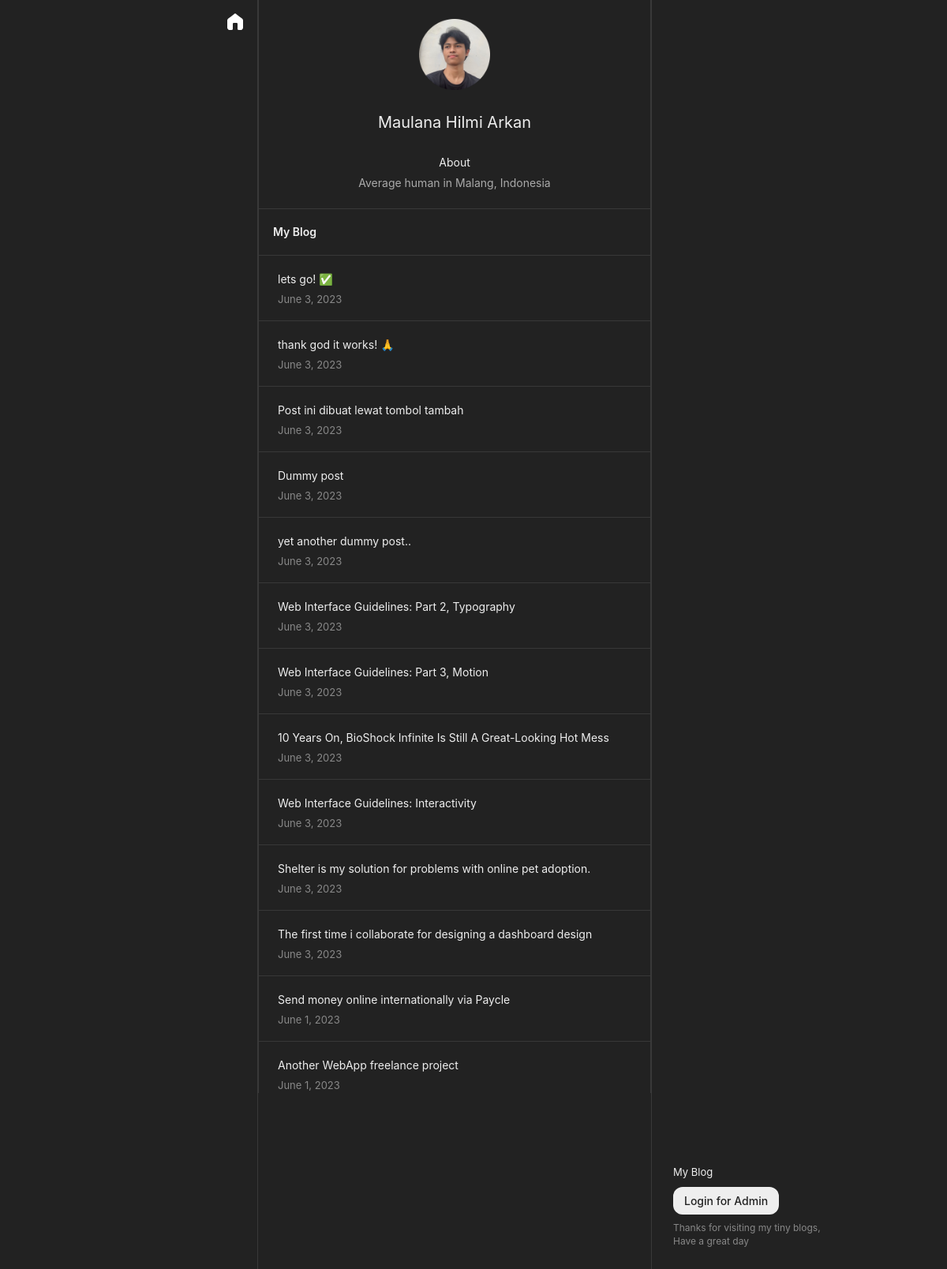
The page / on the database its author committed.
### tables this page shows
CREATE TABLE `posts` (
  `id` int(11) NOT NULL,
  `title` varchar(255) NOT NULL,
  `content` longtext NOT NULL,
  `created_at` datetime NOT NULL DEFAULT current_timestamp()
);

### index.php (the view, shortened to what this page needs)
<?php
include 'db.php';
$sql = "SELECT * FROM posts ORDER BY created_at DESC";
$result = $conn->query($sql);
?>
<!DOCTYPE html>
<html>
<head>
  <link href="styles.css" rel="stylesheet">
</head>
<body>
  <div class="wrapper">
    <div class="left">
      <div class="left-container">
        <img src="/myblog/assets/home-active.svg" alt="home icon" class="icon-home">
      </div>
    </div>
    <div class="middle middle-border">
      <div class="content middle-border">
        <div class="introduction">
          <img src="/myblog/assets/avatar.png" alt="my face" class="myphoto">
          <div class="introduction-1">
            <span class="myname">Maulana Hilmi Arkan</span>
          </div>
          <div class="introduction-2">
            <span class="heading">About</span>
            <span class="desc">Average human in Malang, Indonesia</span>
          </div>
        </div>
        <div class="tulisan-my-blog">
          <span class="heading-bold">My Blog</span>
        </div>
        <div class="post-list height-index">
          <?php while ($row = $result->fetch_assoc()) : ?>
            <a href="post_detail.php?id=<?php echo $row['id']; ?>" style="text-decoration: none; color: inherit;">
              <div class="post post-column pointer">
                <span class="post-list-title"><?php echo $row['title']; ?></span>
                <span class="post-list-desc"><?php echo date("F j, Y", strtotime($row['created_at'])); ?></span>
              </div>
            </a>
          <?php endwhile; ?>
        </div>
      </div>
    </div>
    <div class="right">
      <div class="content right-container">
        <div class="right-box">
          <span class="above-button">My Blog</span>
          <button class="login-button">
            <span id="loginBtn">Login for Admin</span>
          </button>
          <span class="below-button">Thanks for visiting my tiny blogs,<br />Have a great day</span>
        </div>
      </div>
    </div>
  </div>
</body>
</html>

### styles.css (style rules this page uses)
button { background: none; color: inherit; border: none; padding: 0; font: inherit; cursor: pointer; outline: inherit; }
* { box-sizing: border-box; }
body { font-family: "Inter", system-ui, -apple-system, BlinkMacSystemFont, 'Segoe UI', Roboto, Oxygen, Ubuntu, Cantarell, 'Open Sans', 'Helvetica Neue', sans-serif; font-style: normal; margin: 0; margin-left: 9vw; padding: 0; display: flex; justify-content: center; align-items: center; height: 100vh; background-color: #222222; }
.wrapper { display: flex; justify-content: space-between; width: 55%; height: 100%; }
.left, .right, .middle { display: flex; height: 100%; }
.left { align-items: flex-start; flex: 0 1 auto; }
.right { align-items: flex-end; flex: 0 1 auto; min-width: 250px; }
.middle { align-items: flex-start; justify-content: center; flex: 1; min-width: 500px; max-width: 500px; }
.left-container { display: flex; flex-direction: column; align-items: center; padding: 16px; gap: 32px; align-self: flex-start; }
.content { width: 100%; }
.myphoto { width: 90px; height: 90px; }
.myname { font-weight: 400; font-size: 20px; line-height: 32px; text-align: center; color: #eeeeee; }
.desc { font-weight: 400; font-size: 14px; line-height: 17px; text-align: center; color: #aaaaaa; }
.heading { font-weight: 400; font-size: 14px; line-height: 17px; text-align: center; color: #eeeeee; }
a { color: #eeeeee; text-decoration: none; }
.heading-bold { font-weight: 600; font-size: 14px; line-height: 22px; display: flex; align-items: center; color: #eeeeee; }
.post-list-title { font-weight: 400; font-size: 14px; line-height: 28px; display: flex; align-items: center; color: #eeeeee; }
.post-list-desc { font-weight: 400; font-size: 13px; line-height: 22px; display: flex; align-items: center; color: #888888; }
.post { box-sizing: border-box; display: flex; justify-content: space-between; align-items: start; padding: 16px 24px; border-bottom: 1px solid rgba(255, 255, 255, 0.1); }
.post-column { flex-direction: column; }
.tulisan-my-blog { box-sizing: border-box; display: flex; flex-direction: row; align-items: center; justify-content: space-between; padding: 18px; gap: 25.36px; border-bottom: 1px solid rgba(255, 255, 255, 0.1); }
.introduction { box-sizing: border-box; display: flex; flex-direction: column; align-items: center; padding: 24px; gap: 25.36px; border-bottom: 1px solid rgba(255, 255, 255, 0.1); }
.middle-border { border-width: 0px 1px; border-style: solid; border-color: rgba(255, 255, 255, 0.1); }
.introduction-1 { display: flex; flex-direction: column; align-items: center; padding: 0px; gap: 2px; }
.introduction-2 { display: flex; flex-direction: column; align-items: center; padding: 0px; gap: 9px; }
.right-container { display: flex; flex-direction: column; justify-content: flex-end; align-items: flex-start; padding: 27px; gap: 11px; align-self: flex-end; }
.right-box { display: flex; flex-direction: column; align-items: flex-start; padding: 0px; gap: 8px; }
.below-button { font-weight: 400; font-size: 12px; line-height: 17px; display: flex; align-items: center; color: #888888; }
.above-button { font-weight: 400; font-size: 13px; line-height: 22px; display: flex; align-items: center; color: #eeeeee; }
.login-button { display: flex; flex-direction: row; align-items: flex-start; padding: 9px 14px; background: #eeeeee; border-radius: 12px; }
#loginBtn { font-weight: 500; font-size: 14px; line-height: 17px; display: flex; align-items: center; text-align: center; color: #222222; }
.icon-home { width: 24px; height: 24px; }
.pointer { cursor: pointer; }
.post-list { overflow-y: auto; scrollbar-color: #222222 #222222; scrollbar-width: thin; }
.height-index { height: 66vh; }
.tulisan-my-blog { position: sticky; top: 0; }
@media screen and (max-width: 1250px) { body { font-family: "Inter", system-ui, -apple-system, BlinkMacSystemFont, 'Segoe UI', Roboto, Oxygen, Ubuntu, Cantarell, 'Open Sans', 'Helvetica Neue', sans-serif; font-style: normal; margin: 0; padding: 0; display: flex; justify-content: space-around; align-items: center; height: 100vh; background-color: #222222; } }

### rows shown on the page
posts: title "lets go! ✅", created_at "June 3, 2023"
posts: title "thank god it works! 🙏", created_at "June 3, 2023"
posts: title "Post ini dibuat lewat tombol tambah", created_at "June 3, 2023"
posts: title "Dummy post", created_at "June 3, 2023"
posts: title "yet another dummy post..", created_at "June 3, 2023"
posts: title "Web Interface Guidelines: Part 2, Typography", created_at "June 3, 2023"
posts: title "Web Interface Guidelines: Part 3, Motion", created_at "June 3, 2023"
posts: title "10 Years On, BioShock Infinite Is Still A Great-Looking Hot Mess", created_at "June 3, 2023"
posts: title "Web Interface Guidelines: Interactivity", created_at "June 3, 2023"
posts: title "Shelter is my solution for problems with online pet adoption.", created_at "June 3, 2023"
posts: title "The first time i collaborate for designing a dashboard design", created_at "June 3, 2023"
posts: title "Send money online internationally via Paycle", created_at "June 1, 2023"
posts: title "Another WebApp freelance project", created_at "June 1, 2023"
